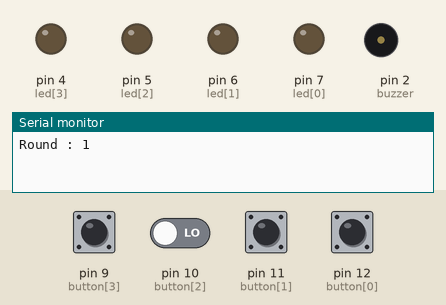
Simulated run of this sketch. Board: Arduino Uno, built with avr-gcc and run on an emulated ATmega328P. On the bench: output pins drawn as LEDs (lit = HIGH), buzzer (waves = sounding), the last lines printed to the serial monitor. Dashed ring = blinking. The test bench sets the inputs (shaded band); at power-on: pin 9 (button[3]), pin 10 (button[2]), pin 11 (button[1]), pin 12 (button[0]) LOW. Random numbers use the default seed unless the sketch sets one.

Above: at 3.9 s.
4.0 s: pin 9 (button[3]) pulled HIGH for 0.15 s
At 4.74 s:
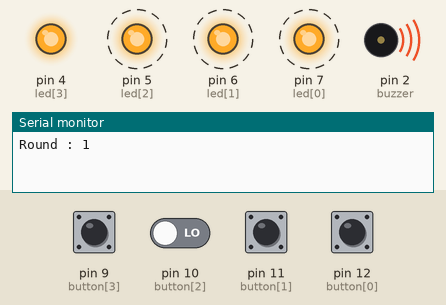
At 5.8 s:
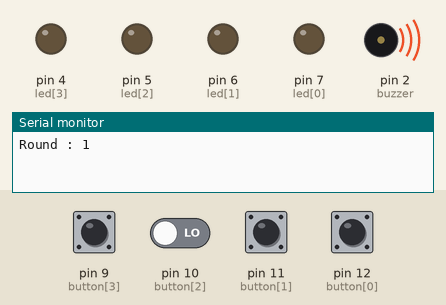
7.0 s: pin 9 (button[3]) driven HIGH and pin 10 (button[2]) driven HIGH
10.0 s: pin 11 (button[1]) pulled HIGH for 1 s
At 10.08 s:
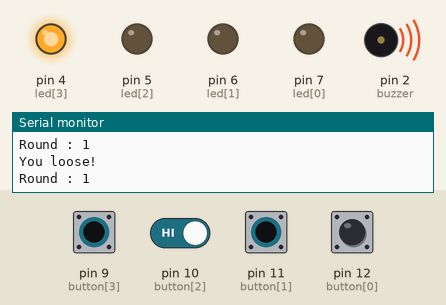
14.0 s: pin 9 (button[3]) driven LOW
17.0 s: pin 9 (button[3]) driven HIGH
Timing chart, 0 to 21.0 s (numbered marks = the images above; inputs shaded):
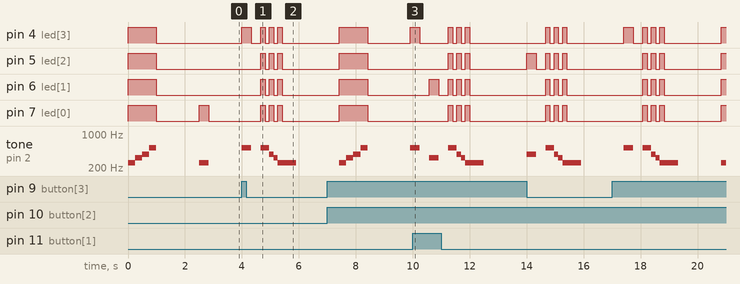

The sketch:

sketch_nov19a.ino
```cpp
const int led[4] = {7,6,5,4};
const int button[4] = {12,11,10,9};
const int buzzer = 2;
const int sound[4] = {256, 325, 387, 518};

int i = 0,lights[99], compt=1, score=0, j=0;
boolean game = false;

void setup() {
  for(i=0;i<4;i++){
    pinMode(led[i],OUTPUT);
    pinMode(button[i],INPUT);
  }
  pinMode(buzzer, OUTPUT);
  Serial.begin(9600);
  randomSeed(analogRead(0));
}


void loop()
{
  if( game==false ){
    startSong();
  }

  game=true;

  Serial.print("Round : ");
  Serial.println(compt);

  lights[compt-1]=random(4);
  for(i=0;i<compt;i++){
    digitalWrite(led[lights[i]], HIGH);
    tone(buzzer, sound[lights[i]]);
    delay(333);
    digitalWrite(led[lights[i]], LOW);
    noTone(buzzer);
    delay(333);
      }

 i=0;
 while( i<compt && game==true){
  for(j=0;j<4;j++){
    if(digitalRead(button[j]) == HIGH){
        digitalWrite(led[j], HIGH);
        tone(buzzer, sound[j]);
        delay(333);
        digitalWrite(led[j], LOW);
        noTone(buzzer);
        delay(333);
        if(j==lights[i]){
          i = i + 1 ;
        }else{
          score = 0;
          compt = 0;
          game = false;
          looseSong();
          Serial.println("You loose!");
        }
      }
    }
  }
  if ( game == true ) {
    score = score + 1;
    winSong();
    Serial.print("Score : ");
    Serial.println(score);
  }
  compt = compt + 1;
}


void startSong()
{
  for(i=0;i<4;i++){
    digitalWrite(led[i], HIGH);
  }
  for(i=0;i<4;i++){
    tone(buzzer, sound[i]);
    delay(250);
  }
  for(i=0;i<4;i++){
    digitalWrite(led[i], LOW);
  }
  noTone(buzzer);
  delay(1500);
}

void winSong()
{
  for(i=0;i<4;i++){
    digitalWrite(led[i], HIGH);
  }
  for(i=0;i<4;i++){
    tone(buzzer, sound[i]);
    delay(150);
  }
  for(i=0;i<4;i++){
    digitalWrite(led[i], LOW);
  }
  noTone(buzzer);
  delay(1500);
}

void looseSong()
{
  for(i=0;i<4;i++){
    digitalWrite(led[i], HIGH);
  }
  tone(buzzer, sound[3]);
  delay(150);
  for(i=0;i<4;i++){
    digitalWrite(led[i], LOW);
  }
  delay(150);
  for(i=0;i<4;i++){
    digitalWrite(led[i], HIGH);
  }
  tone(buzzer, sound[2]);
  delay(150);
  for(i=0;i<4;i++){
    digitalWrite(led[i], LOW);
  }
  tone(buzzer, sound[1]);
  delay(150);
  for(i=0;i<4;i++){
    digitalWrite(led[i], HIGH);
  }
  tone(buzzer, sound[0]);
  delay(150);
   for(i=0;i<4;i++){
    digitalWrite(led[i], LOW);
  }
  delay(500);
  noTone(buzzer);
  delay(1500);
}
```

Measured:
- after the input at 4.0 s, pin 4 (led[3]): LOW → HIGH at once, → LOW 0.33 s later, → HIGH 0.33 s later, → LOW 0.15 s later, … (8 changes in this stretch); pin 5 (led[2]): alternates HIGH for 0.15 s and LOW for 0.15 s, 6 changes in all, then stays LOW, starting after 0.67 s
- by itself, tone on pin 2 (buzzer): plays 256 Hz for 0.25 s, 325 Hz for 0.25 s, 387 Hz for 0.25 s, 518 Hz for 0.25 s, 256 Hz for 0.33 s
